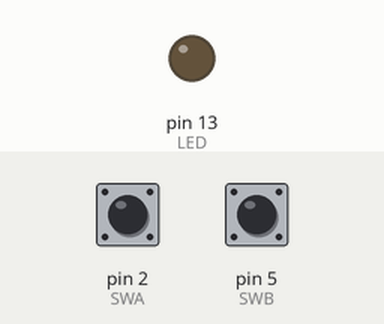
The sketch below on a simulated Arduino Uno, built with avr-gcc and run on an emulated ATmega328P. On the bench: output pins drawn as LEDs (lit = HIGH). The test bench sets the inputs (shaded band); at power-on: pin 2 (SWA) LOW, pin 5 (SWB) LOW.

Above: at 1.2 s.
1.3 s: pin 2 (SWA) pulled HIGH for 0.15 s
At 1.37 s:
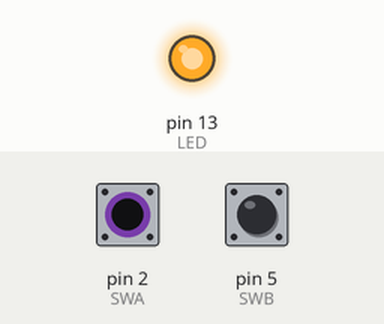
2.9 s: pin 2 (SWA) pulled HIGH for 3.2 s
At 6.6 s:
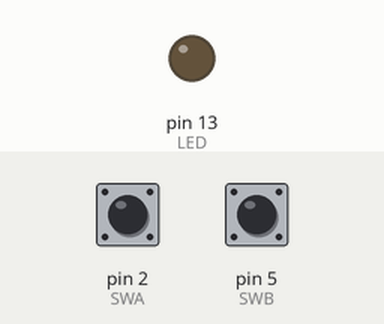
7.6 s: pin 5 (SWB) pulled HIGH for 3.2 s
At 8.9 s:
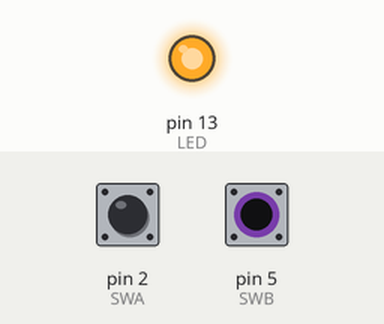
Timing chart, 0 to 12.3 s (numbered marks = the images above; inputs shaded):
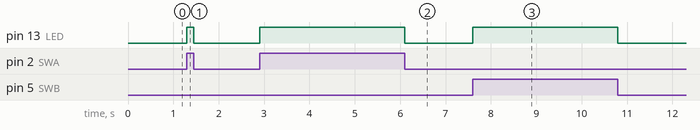

Measured:
- after the input at 1.3 s, pin 13 (LED): LOW → HIGH at once, → LOW 0.15 s later
- after the input at 2.9 s, pin 13 (LED): LOW → HIGH at once, → LOW 3.2 s later
- after the input at 7.6 s, pin 13 (LED): LOW → HIGH at once, → LOW 3.2 s later

The sketch:

or_gate.ino
```cpp
int SWA = 2;
int SWB = 5;
int LED = 13;

void setup() {
  pinMode(SWA, INPUT);
  pinMode(SWB, INPUT);
  pinMode(LED, OUTPUT);
}

void loop() {
  int inputA = digitalRead(SWA);
  int inputB = digitalRead(SWB);

  if (inputA == HIGH || inputB == HIGH) {
    digitalWrite(LED, HIGH);
  }
  else {
    digitalWrite(LED, LOW);
  }
}
```
